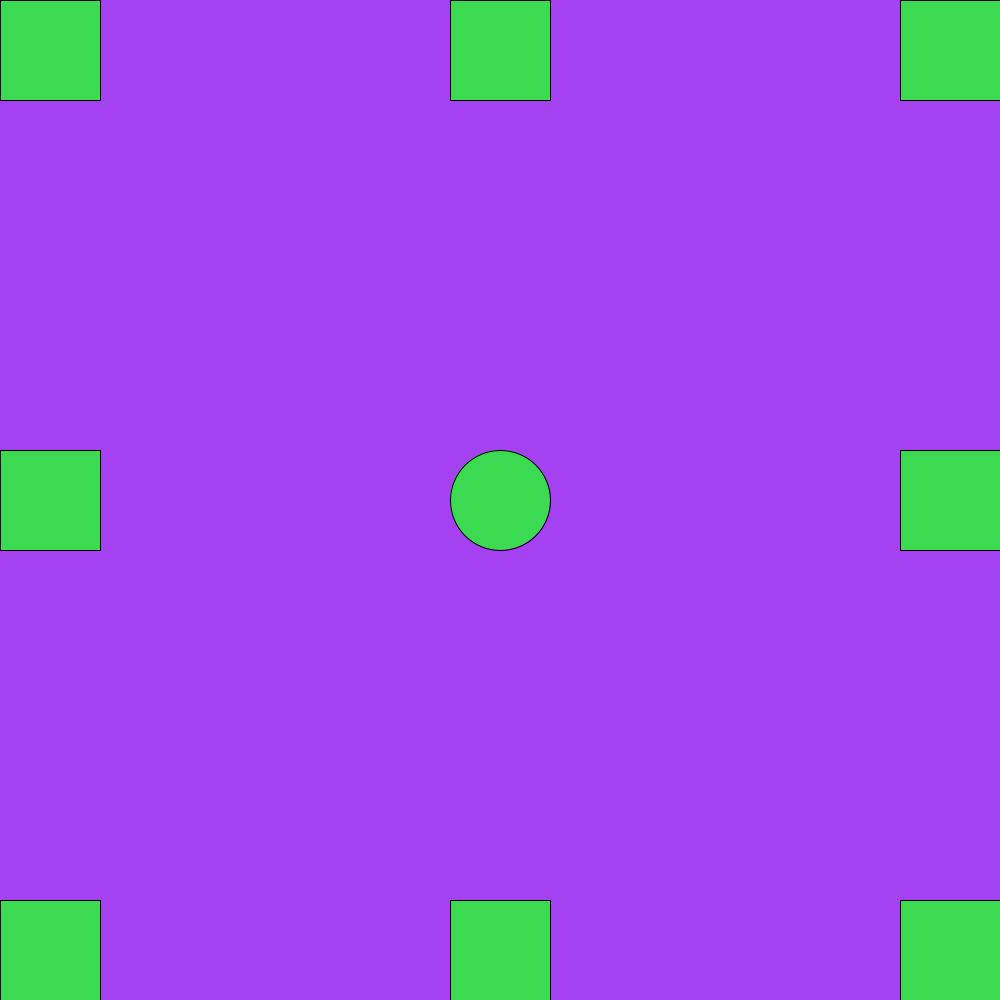
Frame 1 (no input)
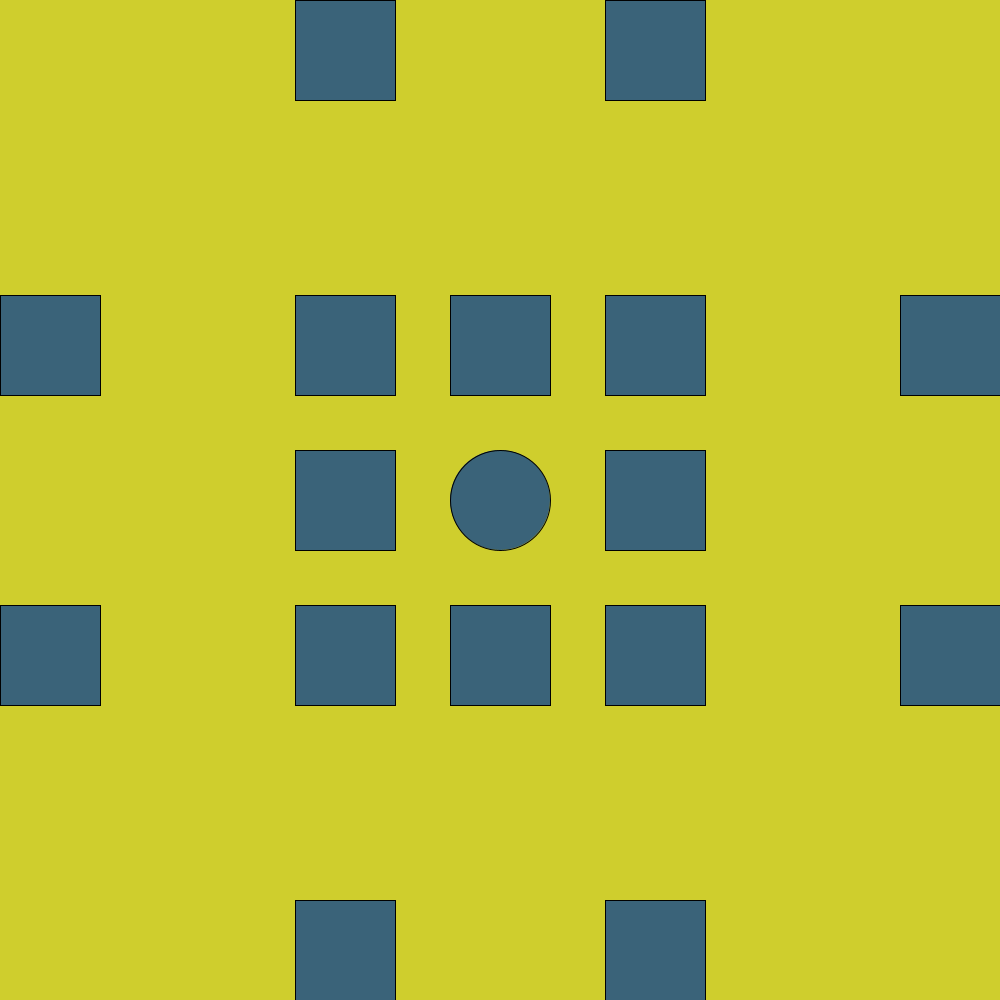
Frame 60 (the mouse pressed at the canvas centre just before this capture)
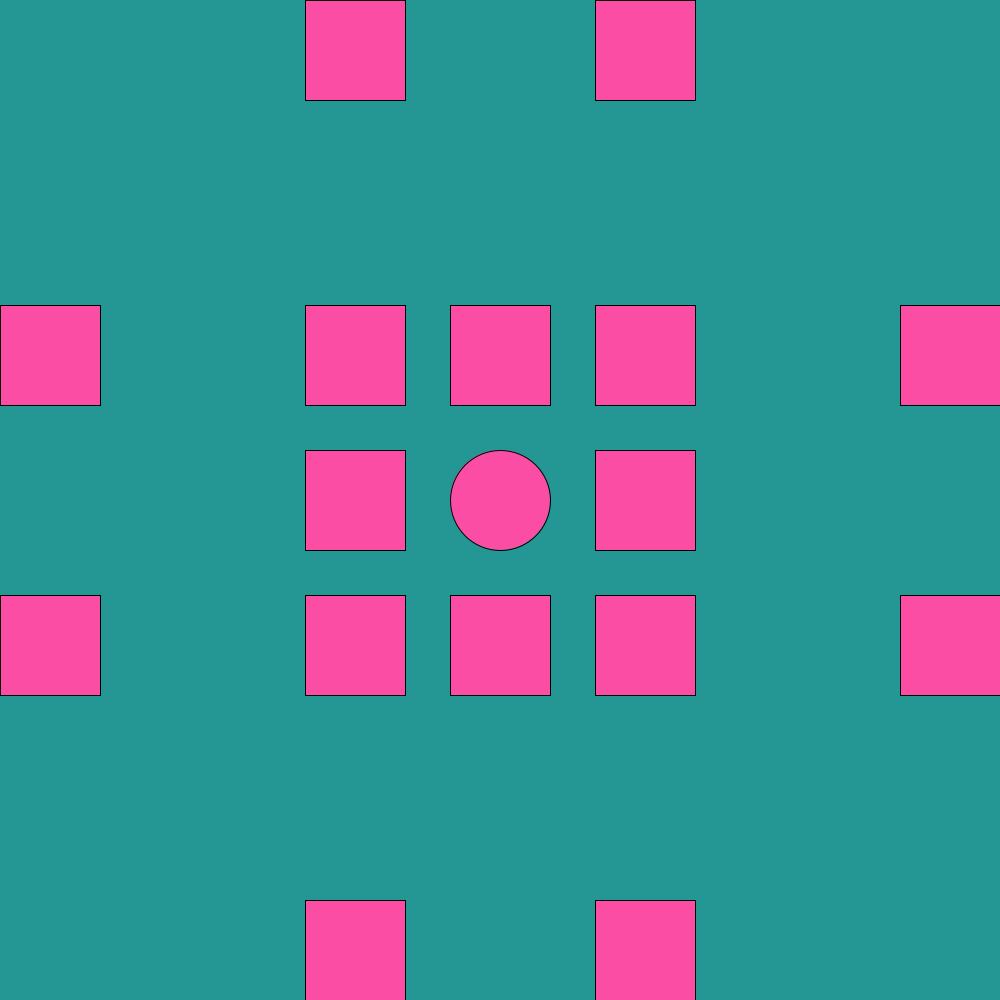
Frame 120 (the mouse held since frame 60 and released just before this capture)

The Processing sketch that drew these frames (run headless with seeded random() and noise(); from frame 60 on, the mouse is pressed at the canvas centre):

// Processing sketch: Diego_animation
// ── Diego_animation.pde
int a=0;
void setup()
{
  size(1000, 1000);
}
void draw()
{
  background(random(255),random(255),random(255));
  fill(random(255),random(255),random(255));
  rect(0+a,0,100,100);
  rect(0,0+a,100,100);
  

  rect(900-a,0,100,100);
  rect(900,0+a,100,100);
  
  rect(900,900-a,100,100);
  rect(900-a,900,100,100);
  
  rect(0+a,900,100,100);
  rect(0,900-a,100,100);
  
  rect(0+a,0+a,100,100);
  rect(900-a,900-a,100,100);
  rect(0+a,900-a,100,100);
  rect(900-a,0+a,100,100);
  
  rect(0+a,450,100,100);
  rect(450,0+a,100,100);
  
  rect(900-a,450,100,100);
  rect(450,900-a,100,100);
  
  ellipse(500,500,100,100);
  
  
  a=a+5;
  if (a>1000)
  {
    a=0;
  }
}
